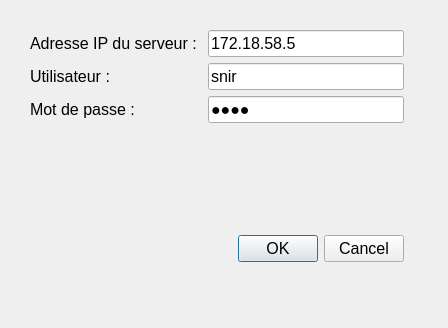
<?xml version="1.0" encoding="UTF-8"?>
<ui version="4.0">
 <class>Connexion</class>
 <widget class="QDialog" name="Connexion">
  <property name="geometry">
   <rect>
    <x>0</x>
    <y>0</y>
    <width>448</width>
    <height>328</height>
   </rect>
  </property>
  <property name="windowTitle">
   <string>Connexion</string>
  </property>
  <widget class="QWidget" name="layoutWidget">
   <property name="geometry">
    <rect>
     <x>30</x>
     <y>30</y>
     <width>374</width>
     <height>232</height>
    </rect>
   </property>
   <layout class="QVBoxLayout" name="verticalLayout">
    <item>
     <layout class="QFormLayout" name="formLayout">
      <item row="0" column="0">
       <widget class="QLabel" name="label_IP">
        <property name="font">
         <font>
          <pointsize>12</pointsize>
         </font>
        </property>
        <property name="text">
         <string>Adresse IP du serveur : </string>
        </property>
       </widget>
      </item>
      <item row="0" column="1">
       <widget class="QLineEdit" name="lineEditAdresse">
        <property name="minimumSize">
         <size>
          <width>150</width>
          <height>0</height>
         </size>
        </property>
        <property name="font">
         <font>
          <pointsize>12</pointsize>
         </font>
        </property>
        <property name="text">
         <string>172.18.58.5</string>
        </property>
       </widget>
      </item>
      <item row="2" column="0">
       <widget class="QLabel" name="label_User">
        <property name="font">
         <font>
          <pointsize>12</pointsize>
         </font>
        </property>
        <property name="text">
         <string>Utilisateur : </string>
        </property>
       </widget>
      </item>
      <item row="2" column="1">
       <widget class="QLineEdit" name="lineEditUtilisateur">
        <property name="font">
         <font>
          <pointsize>12</pointsize>
         </font>
        </property>
        <property name="text">
         <string>snir</string>
        </property>
       </widget>
      </item>
      <item row="3" column="0">
       <widget class="QLabel" name="label_PWD">
        <property name="font">
         <font>
          <pointsize>12</pointsize>
         </font>
        </property>
        <property name="text">
         <string>Mot de passe :</string>
        </property>
       </widget>
      </item>
      <item row="3" column="1">
       <widget class="QLineEdit" name="lineEditPassword">
        <property name="font">
         <font>
          <pointsize>12</pointsize>
         </font>
        </property>
        <property name="text">
         <string>snir</string>
        </property>
        <property name="echoMode">
         <enum>QLineEdit::Password</enum>
        </property>
       </widget>
      </item>
     </layout>
    </item>
    <item>
     <widget class="QDialogButtonBox" name="buttonBox">
      <property name="enabled">
       <bool>true</bool>
      </property>
      <property name="font">
       <font>
        <pointsize>12</pointsize>
       </font>
      </property>
      <property name="orientation">
       <enum>Qt::Horizontal</enum>
      </property>
      <property name="standardButtons">
       <set>QDialogButtonBox::Cancel|QDialogButtonBox::Ok</set>
      </property>
      <property name="centerButtons">
       <bool>false</bool>
      </property>
     </widget>
    </item>
   </layout>
  </widget>
 </widget>
 <resources/>
 <connections>
  <connection>
   <sender>buttonBox</sender>
   <signal>accepted()</signal>
   <receiver>Connexion</receiver>
   <slot>accept()</slot>
   <hints>
    <hint type="sourcelabel">
     <x>248</x>
     <y>254</y>
    </hint>
    <hint type="destinationlabel">
     <x>157</x>
     <y>274</y>
    </hint>
   </hints>
  </connection>
  <connection>
   <sender>buttonBox</sender>
   <signal>rejected()</signal>
   <receiver>Connexion</receiver>
   <slot>reject()</slot>
   <hints>
    <hint type="sourcelabel">
     <x>316</x>
     <y>260</y>
    </hint>
    <hint type="destinationlabel">
     <x>286</x>
     <y>274</y>
    </hint>
   </hints>
  </connection>
 </connections>
</ui>
